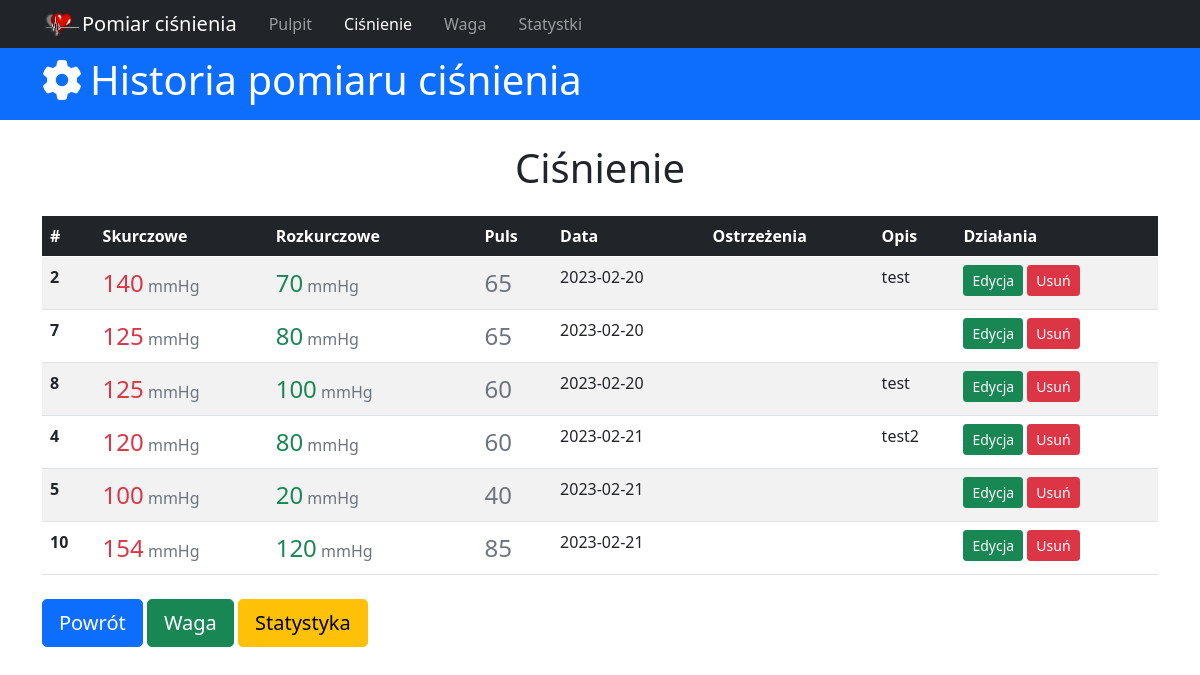
The page /pressure_history on the database as committed earlier.
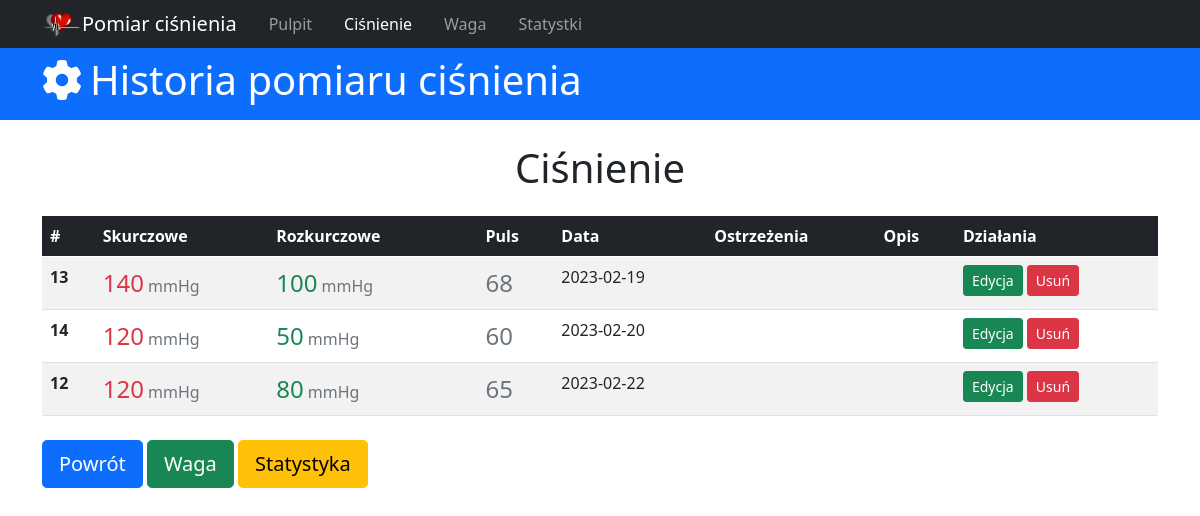
The same page on the database as committed later.
### tables this page shows
CREATE TABLE blood_pressure(id integer primary key autoincrement, upper_pressure int, down_pressure int, pressure int, date_of_pressure date not null default(date()), description text, time_of_day VARCHAR(10));

### app.py (the view)
@app.route('/pressure_history')
def pressure_history():
  db = get_db()
  sql_command = 'select id, upper_pressure, down_pressure, pressure, date_of_pressure, date_of_pressure, time_of_day, description from blood_pressure order by date_of_pressure;'
  cur = db.execute(sql_command)
  bloods = cur.fetchall()
  return render_template('cisnienie.html', active_menu='pressure_history', bloods=bloods)

### app.py (called while the page is built)
def get_db():
  if not hasattr(g, 'sqlite_db'):
    conn = sqlite3.connect(app_info['db_file'])
    conn.row_factory = sqlite3.Row
    g.sqlite_db = conn
  return g.sqlite_db

### templates/cisnienie.html (shortened to what this page needs)
{% extends 'base.html' %}  {% block content %}
<header>
  <div id="main-header" class="py-2 bg-primary text-white">
    <div class="container">
      <div class="row">
        <div class="col-md-6">
          <h1><i class="fas fa-cog pe-2"></i>Historia pomiaru ciśnienia</h1>
        </div>
      </div>
    </div>
  </div>
</header>
<div class="container">
  <h1 class="text-center mt-4">Ciśnienie</h1>
  <table class="table table-striped table-hover mt-4">
    <thead class="table-dark">
      <tr>
        <th scope="col">#</th>
        <th scope="col">Skurczowe</th>
        <th scope="col">Rozkurczowe</th>
        <th scope="col"></th>
        <th scope="col">Puls</th>
        <th scope="col">Data</th>
        <th scope="col">Ostrzeżenia</th>
        <th scope="col">Opis</th>
        <th scope="col">Działania</th>
      </tr>
    </thead>
    <tbody>
      {% for blood in bloods %}
      <tr>
        <th scope="row">{{blood.id}}</th>
        <td>
          <span class="fs-4 text-danger">{{blood.upper_pressure}}</span>
          <span class="text-muted">mmHg</span>
        </td>
        <td>
          <span class="fs-4 text-success">{{blood.down_pressure}}</span>
          <span class="text-muted">mmHg</span>
        </td>
        <td>
        </td>
        <td><span class="fs-4 text-secondary">{{blood.pressure}}</span></td>
        <td>{{blood.date_of_pressure}}</td>
        {% if (blood.upper_pressure >= 120 and blood.upper_pressure < 140) and
        (blood.down_pressure >= 80 and blood.down_pressure <= 89) %}
        <td class="">
        </td>
        {% elif blood.upper_pressure >= 140 and blood.down_pressure > 90 %}
        <td class="">
        </td>
        {% else %}
        <td class="">
        </td>
        {% endif %}
        <td>{{blood.description}}</td>
        <td>
          <a href="#" class="btn btn-success btn-sm">Edycja</a>
          <a
            type="button"
            class="btn btn-danger btn-sm delete-confirm"
            data-bs-toggle="modal"
            data-bs-target="#confirmDeleteModal"
            data-desc="{{'Czy usunąć ciśnienie {}/{} z dnia {}?'.format(blood.upper_pressure, blood.down_pressure, blood.date_of_pressure)}}"
            data-url="{{ url_for('delete_pressure', pressure_id=blood.id)}}"
          >
            Usuń
          </a>
        </td>
      </tr>
      {% endfor %}
    </tbody>
  </table>
  <div class="row">
    <div class="col-sm">
      <a href="{{url_for('index')}}" class="btn btn-primary btn-lg mt-2"
        >Powrót</a
      >
      <a href="#" class="btn btn-success btn-lg mt-2">Waga</a>
      <a href="#" class="btn btn-warning btn-lg mt-2">Statystyka</a>
    </div>
  </div>
</div>
{% endblock %}

Rows that differ between the two databases and show on the page:
removed blood_pressure: id "2", upper_pressure "140", down_pressure "70", pressure "65", date_of_pressure "2023-02-20", description "test"
removed blood_pressure: id "7", upper_pressure "125", down_pressure "80", pressure "65", date_of_pressure "2023-02-20"
removed blood_pressure: id "8", upper_pressure "125", down_pressure "100", pressure "60", date_of_pressure "2023-02-20", description "test"
removed blood_pressure: id "4", upper_pressure "120", down_pressure "80", pressure "60", date_of_pressure "2023-02-21", description "test2"
removed blood_pressure: id "5", upper_pressure "100", down_pressure "20", pressure "40", date_of_pressure "2023-02-21"
removed blood_pressure: id "10", upper_pressure "154", down_pressure "120", pressure "85", date_of_pressure "2023-02-21"
added blood_pressure: id "13", upper_pressure "140", down_pressure "100", pressure "68", date_of_pressure "2023-02-19"
added blood_pressure: id "14", upper_pressure "120", down_pressure "50", pressure "60", date_of_pressure "2023-02-20"
added blood_pressure: id "12", upper_pressure "120", down_pressure "80", pressure "65", date_of_pressure "2023-02-22"
